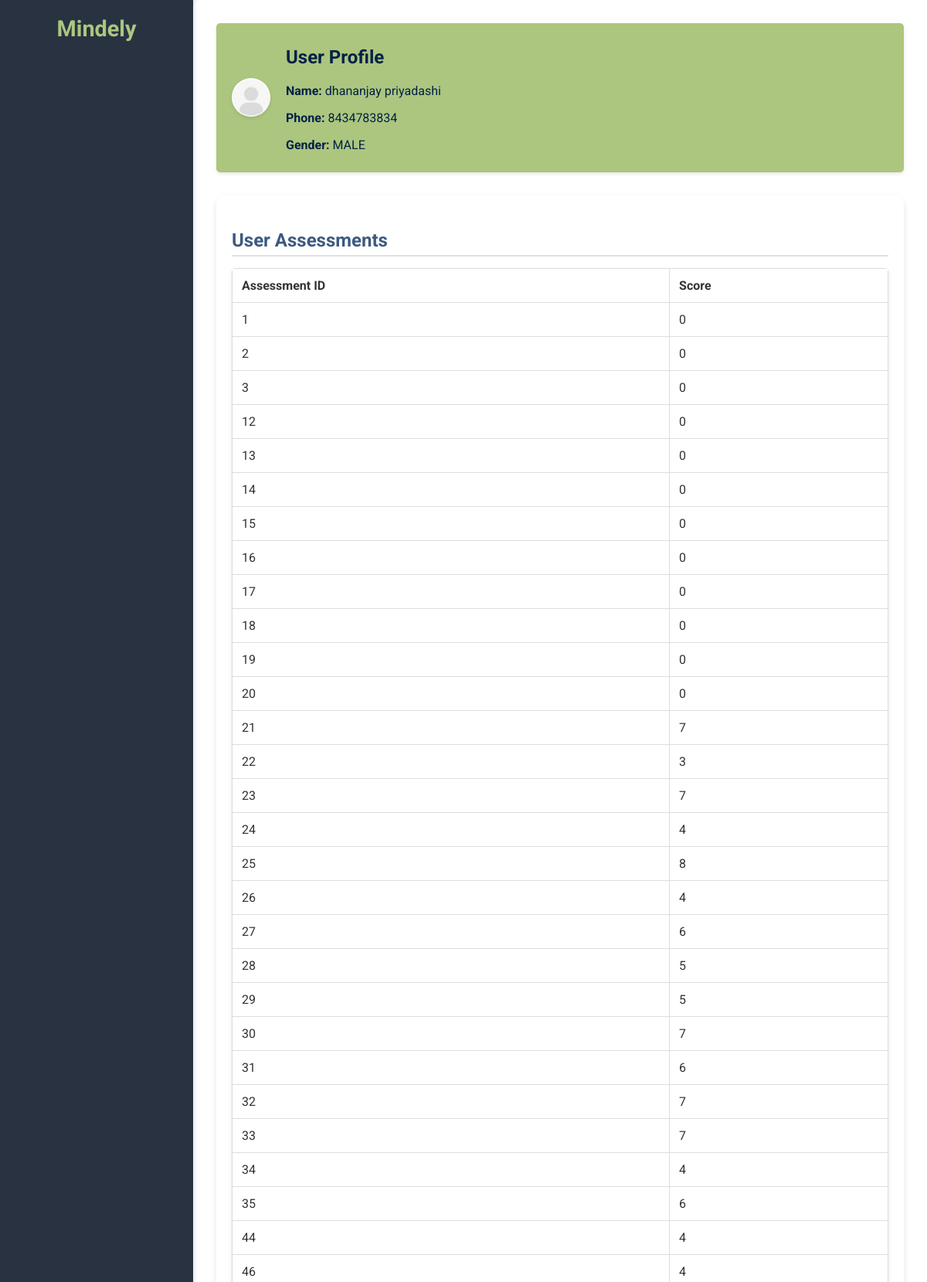
The page /dashboard (signed in, upper part) on the database its author committed.
### app.py (models this page shows)
class User(db.Model):
    id = db.Column(db.Integer, primary_key=True)
    username = db.Column(db.String(150), unique=True, nullable=False)
    password = db.Column(db.String(150), nullable=False)
    name = db.Column(db.String(150), nullable=True)
    phone = db.Column(db.String(20), nullable=True)
    gender = db.Column(db.String(20), nullable=True)

class Assessment(db.Model):
    id = db.Column(db.Integer, primary_key=True)
    user_id = db.Column(db.Integer, db.ForeignKey('user.id'), nullable=False)
    score = db.Column(db.Integer, nullable=False)

### app.py (the view)
@app.route('/dashboard')
def dashboard():
    if 'user_id' not in session:
        return redirect(url_for('login'))
    user_id = session['user_id']
    user = db.session.get(User, user_id)
    if not user:
        logger.error(f"User with ID {user_id} not found")
        flash('User not found. Please log in again.', 'danger')
        session.clear()
        return redirect(url_for('login'))
    if not user.name:
        flash('Please complete the assessment first.', 'warning')
        return redirect(url_for('assessment'))
    assessments = Assessment.query.filter_by(user_id=user_id).all()
    try:
        user_name = user.name if user.name else "user"
        filename = f'user_data/{user_name.replace(" ", "_")}_user_{user_id}.json'
        with open(filename, 'r') as f:
            user_data = json.load(f)
    except FileNotFoundError:
        user_data = {}
    return render_template('dashboard.html', user=user, assessments=assessments, user_data=user_data)

### templates/dashboard.html (shortened to what this page needs)
<!DOCTYPE html>
<html lang="en">
<head>
    <link rel="stylesheet" href="{{ url_for('static', filename='css/dashboard.css') }}">
</head>
<body>
    <div class="container">
        <div class="sidebar">
            <div class="logo">Mindely</div>
        </div>
        <main class="main-content">
            <header>
                <div class="user-profile">
                    <img id="user-avatar" alt="User Avatar" src="{{ url_for('static', filename='images/default-avatar.png') }}">
                    <div class="user-info" id="user-info">
                        <h2>User Profile</h2>
                        <p id="name"><b><strong>Name:</strong> </b> {{ user.name }}</p>
                        <p id="phone"><b><strong>Phone:</strong> </b>{{ user.phone }}</p>
                        <p id="gender"><strong>Gender:</strong> {{ user.gender }}</p>
                    </div>
                </div>
            </header>
            <section class="card user-assessments">
                <h3>User Assessments</h3>
                <table class="table table-striped table-bordered">
                    <thead class="table-dark">
                        <tr>
                            <th>Assessment ID</th>
                            <th>Score</th>
                        </tr>
                    </thead>
                    <tbody id="assessments-body">
                        {% for assessment in assessments %}
                        <tr>
                            <td>{{ assessment.id }}</td>
                            <td>{{ assessment.score }}</td>
                        </tr>
                        {% endfor %}
                    </tbody>
                </table>
            </section>
        </main>
    </div>
</body>
</html>

### static/css/dashboard.css (style rules this page uses)
:root { --primary-color: #acc67f; --secondary-color: #A9DFBF; --accent-color: #F5B7B1; --background-color: #FDFEFE; --text-color: #34495E; }
body { font-family: 'Roboto', sans-serif; background: linear-gradient(to right, #f0f2f5, #ffffff); margin: 0; color: #333; height: 100vh; overflow: hidden; }
.container { display: flex; width: 100%; height: 100%; }
.sidebar { width: 250px; background-color: #293241; color: #ffffff; display: flex; flex-direction: column; justify-content: space-between; padding: 20px; box-sizing: border-box; box-shadow: 2px 0 5px rgba(0, 0, 0, 0.1); transition: transform 0.3s ease; position: fixed; top: 0; left: 0; height: 100%; z-index: 10; }
.sidebar .logo { font-size: 1.8em; font-weight: bold; margin-bottom: 20px; color: var(--primary-color); text-align: center; }
.main-content { flex-grow: 1; background-color: #ffffff; padding: 30px; box-sizing: border-box; overflow-y: auto; border-radius: 10px; margin-left: 250px; }
header { display: flex; justify-content: space-between; align-items: center; background-color: var(--primary-color); padding: 10px 20px; color: #ffffff; box-shadow: 0 2px 5px rgba(0, 0, 0, 0.1); border-radius: 5px; }
.user-profile { display: flex; align-items: center; color: #032147; }
.user-profile img { border-radius: 50%; margin-right: 20px; width: 50px; height: 50px; box-shadow: 0 2px 5px rgba(0, 0, 0, 0.1); }
.card { background: #fff; border-radius: 10px; padding: 20px; box-shadow: 0 4px 8px rgba(0, 0, 0, 0.1); margin-bottom: 20px; transition: transform 0.3s ease, box-shadow 0.3s ease; }
section { margin-top: 30px; }
section h3 { margin-bottom: 15px; color: #3d5a80; font-size: 1.5em; border-bottom: 2px solid #e0e0e0; padding-bottom: 5px; }
table { width: 100%; border-collapse: collapse; margin-bottom: 30px; box-shadow: 0 2px 5px rgba(0, 0, 0, 0.1); border-radius: 5px; overflow: hidden; background-color: #fff; }
table th, table td { border: 1px solid #ddd; padding: 12px; text-align: left; }

### rows shown on the page
User: name "dhananjay priyadashi", phone "8434783834", gender "MALE"
Assessment: id "1", score "0"
Assessment: id "2", score "0"
Assessment: id "3", score "0"
Assessment: id "12", score "0"
Assessment: id "13", score "0"
Assessment: id "14", score "0"
Assessment: id "15", score "0"
Assessment: id "16", score "0"
Assessment: id "17", score "0"
Assessment: id "18", score "0"
Assessment: id "19", score "0"
Assessment: id "20", score "0"
Assessment: id "21", score "7"
Assessment: id "22", score "3"
Assessment: id "23", score "7"
Assessment: id "24", score "4"
Assessment: id "25", score "8"
Assessment: id "26", score "4"
Assessment: id "27", score "6"
Assessment: id "28", score "5"
Assessment: id "29", score "5"
Assessment: id "30", score "7"
Assessment: id "31", score "6"
Assessment: id "32", score "7"
Assessment: id "33", score "7"
Assessment: id "34", score "4"
Assessment: id "35", score "6"
Assessment: id "44", score "4"
Assessment: id "46", score "4"
